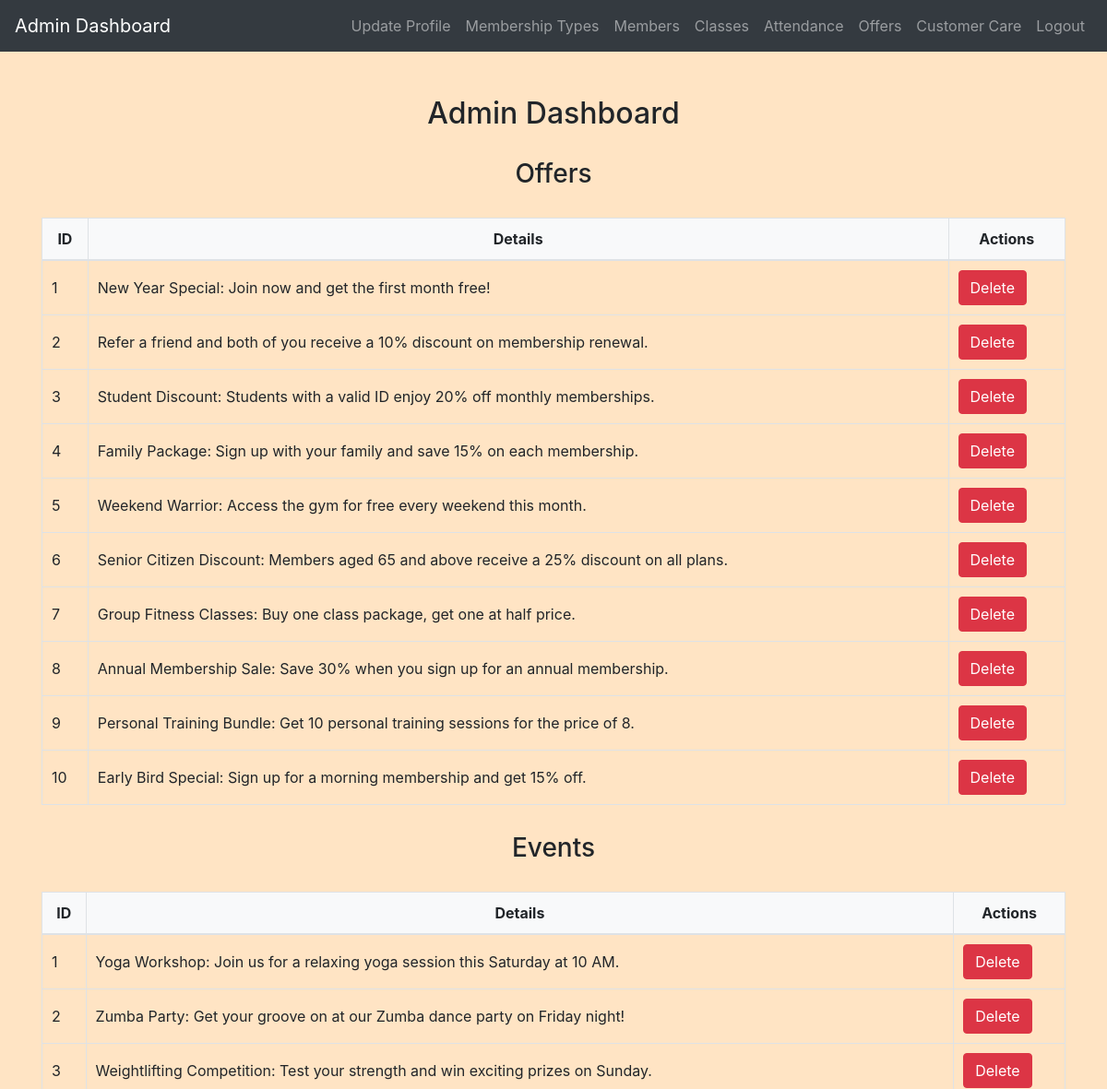
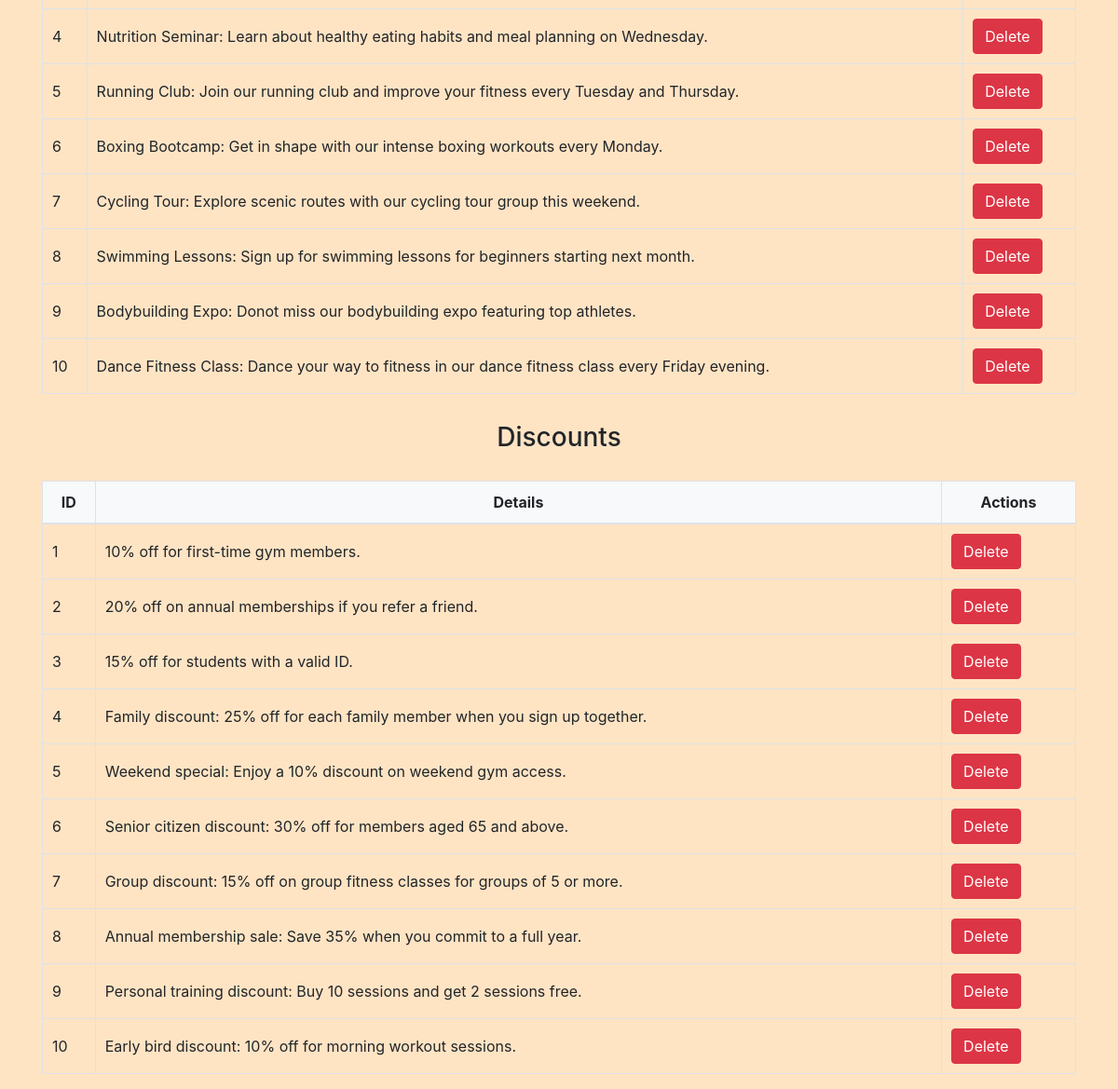
Page /admin/view_offers.php (signed in) on the committed database (2 pictures, top to bottom).
### tables this page shows
CREATE TABLE `offers` (
  `OfferID` int(11) NOT NULL,
  `offer_details` text NOT NULL
);

CREATE TABLE `events` (
  `EventID` int(11) NOT NULL,
  `event_details` text NOT NULL
);

CREATE TABLE `discounts` (
  `DiscountID` int(11) NOT NULL,
  `discount_details` text NOT NULL
);

### admin/view_offers.php (the view, shortened to what this page needs)
<?php
include('config.php');
?>
<!DOCTYPE html>
<html lang="en">
<head>
    <link rel="stylesheet" href="https://maxcdn.bootstrapcdn.com/bootstrap/4.5.2/css/bootstrap.min.css">
    <link rel="stylesheet" href="../css/style.css">
</head>
<body>
<?php include('admin_navbar.php'); ?>
<div class="container mt-5">
    <h2>Admin Dashboard</h2>
    <h3>Offers</h3>
    <table class="table table-bordered">
        <thead>
            <tr>
                <th>ID</th>
                <th>Details</th>
                <th>Actions</th>
            </tr>
        </thead>
        <tbody>
            <?php
            $offersSql = "SELECT * FROM offers";
            $offersResult = $conn->query($offersSql);
            while ($offer = $offersResult->fetch_assoc()) {
                echo "<tr>";
                echo "<td>{$offer['OfferID']}</td>";
                echo "<td>{$offer['offer_details']}</td>";
                echo "<td>
                        <a href='?type=offer&action=delete&id={$offer['OfferID']}' class='btn btn-danger' onclick=\"return confirm('Are you sure you want to delete this offer?');\">Delete</a>
                      </td>";
                echo "</tr>";
            }
            ?>
        </tbody>
    </table>
    <h3>Events</h3>
    <table class="table table-bordered">
        <thead>
            <tr>
                <th>ID</th>
                <th>Details</th>
                <th>Actions</th>
            </tr>
        </thead>
        <tbody>
            <?php
            $eventsSql = "SELECT * FROM events";
            $eventsResult = $conn->query($eventsSql);
            while ($event = $eventsResult->fetch_assoc()) {
                echo "<tr>";
                echo "<td>{$event['EventID']}</td>";
                echo "<td>{$event['event_details']}</td>";
                echo "<td>
                        <a href='?type=event&action=delete&id={$event['EventID']}' class='btn btn-danger' onclick=\"return confirm('Are you sure you want to delete this event?');\">Delete</a>
                      </td>";
                echo "</tr>";
            }
            ?>
        </tbody>
    </table>
    <h3>Discounts</h3>
    <table class="table table-bordered">
        <thead>
            <tr>
                <th>ID</th>
                <th>Details</th>
                <th>Actions</th>
            </tr>
        </thead>
        <tbody>
            <?php
            $discountsSql = "SELECT * FROM discounts";
            $discountsResult = $conn->query($discountsSql);
            while ($discount = $discountsResult->fetch_assoc()) {
                echo "<tr>";
                echo "<td>{$discount['DiscountID']}</td>";
                echo "<td>{$discount['discount_details']}</td>";
                echo "<td>
                        <a href='?type=discount&action=delete&id={$discount['DiscountID']}' class='btn btn-danger' onclick=\"return confirm('Are you sure you want to delete this discount?');\">Delete</a>
                      </td>";
                echo "</tr>";
            }
            ?>
        </tbody>
    </table>
</div>
</body>
</html>

### css/style.css (style rules this page uses)
body { background-color: bisque; }
h1, h2, h3, h4 { text-align: center; margin-top: 30px; margin-bottom: 30px; }
.table { width: 100%; border-collapse: collapse; margin-top: 20px; }
.table th, .table td { padding: 10px; border: 1px solid #dee2e6; }
.table thead th { background-color: #f8f9fa; font-weight: bold; text-align: center; }
.table tbody td { vertical-align: middle; }

### rows in the picture
offers: OfferID "1", offer_details "New Year Special: Join now and get the first month free!"
offers: OfferID "2", offer_details "Refer a friend and both of you receive a 10% discount on membership renewal."
offers: OfferID "3", offer_details "Student Discount: Students with a valid ID enjoy 20% off monthly memberships."
offers: OfferID "4", offer_details "Family Package: Sign up with your family and save 15% on each membership."
offers: OfferID "5", offer_details "Weekend Warrior: Access the gym for free every weekend this month."
offers: OfferID "6", offer_details "Senior Citizen Discount: Members aged 65 and above receive a 25% discount on all plans."
offers: OfferID "7", offer_details "Group Fitness Classes: Buy one class package, get one at half price."
offers: OfferID "8", offer_details "Annual Membership Sale: Save 30% when you sign up for an annual membership."
offers: OfferID "9", offer_details "Personal Training Bundle: Get 10 personal training sessions for the price of 8."
offers: OfferID "10", offer_details "Early Bird Special: Sign up for a morning membership and get 15% off."
events: EventID "1", event_details "Yoga Workshop: Join us for a relaxing yoga session this Saturday at 10 AM."
events: EventID "2", event_details "Zumba Party: Get your groove on at our Zumba dance party on Friday night!"
events: EventID "3", event_details "Weightlifting Competition: Test your strength and win exciting prizes on Sunday."
events: EventID "4", event_details "Nutrition Seminar: Learn about healthy eating habits and meal planning on Wednesday."
events: EventID "5", event_details "Running Club: Join our running club and improve your fitness every Tuesday and Thursday."
events: EventID "6", event_details "Boxing Bootcamp: Get in shape with our intense boxing workouts every Monday."
events: EventID "7", event_details "Cycling Tour: Explore scenic routes with our cycling tour group this weekend."
events: EventID "8", event_details "Swimming Lessons: Sign up for swimming lessons for beginners starting next month."
events: EventID "9", event_details "Bodybuilding Expo: Donot miss our bodybuilding expo featuring top athletes."
events: EventID "10", event_details "Dance Fitness Class: Dance your way to fitness in our dance fitness class every Friday evening."
discounts: DiscountID "1", discount_details "10% off for first-time gym members."
discounts: DiscountID "2", discount_details "20% off on annual memberships if you refer a friend."
discounts: DiscountID "3", discount_details "15% off for students with a valid ID."
discounts: DiscountID "4", discount_details "Family discount: 25% off for each family member when you sign up together."
discounts: DiscountID "5", discount_details "Weekend special: Enjoy a 10% discount on weekend gym access."
discounts: DiscountID "6", discount_details "Senior citizen discount: 30% off for members aged 65 and above."
discounts: DiscountID "7", discount_details "Group discount: 15% off on group fitness classes for groups of 5 or more."
discounts: DiscountID "8", discount_details "Annual membership sale: Save 35% when you commit to a full year."
discounts: DiscountID "9", discount_details "Personal training discount: Buy 10 sessions and get 2 sessions free."
discounts: DiscountID "10", discount_details "Early bird discount: 10% off for morning workout sessions."
